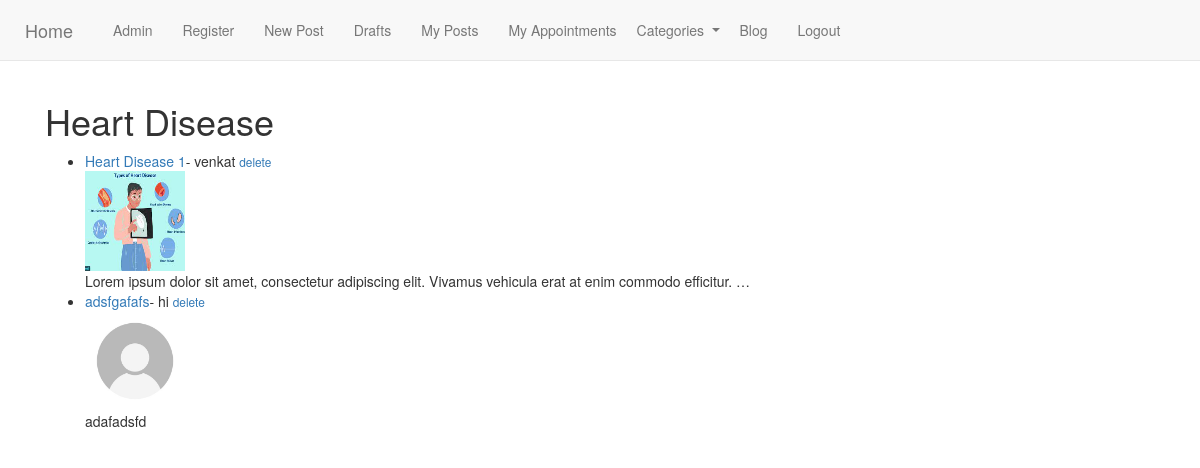
Page /blog/category/heart-disease (signed in) on the committed database.
### blog/models.py (models this page shows, shortened)
class Category(models.Model):
    name=models.CharField(max_length=25,unique=True)
    slug=models.SlugField(allow_unicode=True,unique=True)
    class Meta:
        verbose_name = 'Category'
        verbose_name_plural = 'Categories'

class Post(models.Model):
    user=models.ForeignKey(User,related_name='posts',on_delete=models.CASCADE,editable=False)
    title=models.CharField(max_length=50,unique=True)
    image=models.ImageField(upload_to='posts',null=True)
    summary=models.CharField(max_length=250)
    created_at=models.DateTimeField(auto_now=True)
    draft=models.BooleanField(default=False)
    content=models.TextField()
    content_html=models.TextField(editable=False)
    category=models.ForeignKey(Category,on_delete=models.CASCADE,related_name='posts')
    class Meta:
        ordering=['-created_at']
        unique_together=['user','title']

### basic_app/models.py (models this page shows, shortened)
class CustomUser(AbstractUser):
    first_name=models.CharField(max_length=25)
    last_name=models.CharField(max_length=25)
    profile_pic=models.ImageField(upload_to='profile_pics')
    username=models.CharField(primary_key=True,max_length=25)
    email=models.EmailField(max_length=50)
    password=models.CharField(max_length=25)
    line1=models.TextField()
    city=models.CharField(max_length=50)
    state=models.CharField(max_length=50)
    pincode=models.CharField(max_length=6)
    is_patient=models.BooleanField(default=False)
    is_doctor=models.BooleanField(default=False)
    USERNAME_FIELD='username'
    EMAIL_FIELD = 'email'
    objects=UserManager()
    REQUIRED_FIELDS=['email']

### blog/views.py (the view)
# urls.py: path("category/<str:cats>",views.CategoryView,name='category'),
def CategoryView(request,cats):
    cat_menu=models.Category.objects.all()
    cat=models.Category.objects.filter(slug=cats).first()
    category_posts=models.Post.objects.filter(category=cat)
    return render(request,"categories.html",{'cats':cat.name.title(),'category_posts':category_posts,'cat_menu':cat_menu})

### templates/categories.html
{% extends "base.html" %} {% block title %} {{cats}} {% endblock %}
{%block body_block %}
{% if user.is_authenticated %}
{% if category_posts %}
<h1>{{cats}}</h1>
<ul>
{% for post in category_posts%}
{% if not post.draft %}
  <li>
    <a href="{% url 'post-detail' post.pk %}">
      {{post.title}}</a
    >- {{post.user.last_name}} {% if user.is_doctor %}<small><a href="{% url 'post-delete' post.pk%}">
      delete</a
    ></small>{% endif %}  <br />
    {% if post.image %}
        <img src="{{post.image.url}}" alt="post-imgae" height="100" width="100"><br>
    {% endif %}
      {{post.summary|truncatewords_html:15}}
  </li>
  {% endif %}
{% endfor %}
</ul>
{% else %}
<h2>sorry this page does not exist</h2>
{% endif %}
{% endif %}
{% endblock %}

### templates/base.html (shortened to what this page needs)
<!DOCTYPE html>
<html lang="en">
<head>
  <link rel="stylesheet" href="https://cdn.jsdelivr.net/npm/bootstrap@4.0.0/dist/css/bootstrap.min.css"
>
  <link rel="stylesheet" href="https://cdn.jsdelivr.net/npm/bootstrap@3.4.1/dist/css/bootstrap.min.css"
 />
</head>
<body>
  <header>
    <nav class="navbar navbar-default navbar-static-top navbar-expand-lg">
      <ul class="nav navbar-nav h5">
        <li class="nav-item">
          <a href="{% url 'index' %}" class="navbar-brand">Home</a>
        </li>
        <li class="nav-item">
          <a href="{% url 'admin:index' %}" class="navbar-link">Admin</a>
        </li>
        <li class="nav-item">
          <a href="{% url 'register' %}" class="navbar-link">Register</a>
        </li>
        {% if user.is_authenticated %} {% if user.is_doctor %}
        <li class="nav-item">
          <a href="{% url 'post-add' %}" class="navbar-link">New Post</a>
        </li>
        <li class="nav-item">
          <a href="{% url 'post-draft' %}" class="navbar-link">Drafts</a>
        </li>
        <li class="nav-item">
          <a href="{% url 'myposts' %}" class="navbar-link">My Posts</a>
        </li>
        <li class="nav-item">
          <a href="{% url 'apts' %}" class="navbar-link">My Appointments</a>
        </li>
        {% endif %}
        <li class="nav-item dropdown">
          <a class="nav-link dropdown-toggle" href="#" id="navbarDropdown" role="button" data-toggle="dropdown"
            aria-haspopup="true" aria-expanded="false">
            Categories
          </a>
        </li>
        <li class="nav-item"><a href="{% url 'home' %}" class="navbar-link">Blog</a></li>
        <li class="nav-item"><a href="{% url 'logout' %}" class="navbar-link">Logout</a></li>
        {% else %}
        <li class="nav-item">
          <a href="{% url 'login' %}" class="navbar-link">Login</a>
        </li>
        {% endif %}
      </ul>
    </nav>
    <div class="container">{% block body_block %} {% endblock %}</div>
  </header>
</body>
</html>

### rows in the picture
Category: name "Heart Disease"
Post: title "Heart Disease 1", user.last_name "venkat", image (picture), summary "Lorem ipsum dolor sit amet, consectetur adipiscing elit. Vivamus vehicula erat at enim commodo efficitur. …"
Post: title "adsfgafafs", user.last_name "hi", image (picture), summary "adafadsfd"
